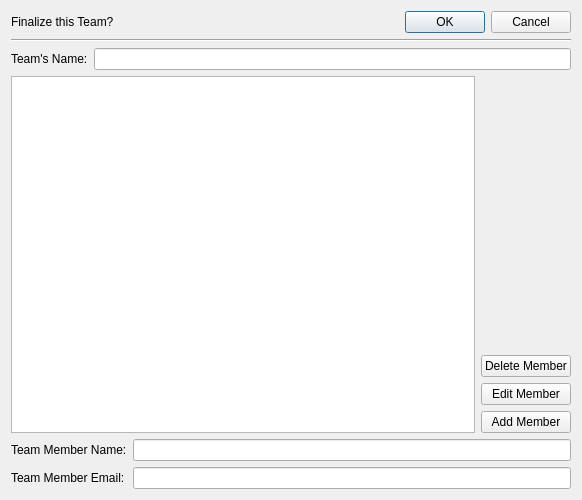
<?xml version="1.0" encoding="UTF-8"?>
<ui version="4.0">
 <class>Dialog</class>
 <widget class="QDialog" name="Dialog">
  <property name="geometry">
   <rect>
    <x>0</x>
    <y>0</y>
    <width>582</width>
    <height>500</height>
   </rect>
  </property>
  <property name="windowTitle">
   <string>Team Editor</string>
  </property>
  <layout class="QVBoxLayout" name="verticalLayout_2">
   <item>
    <layout class="QHBoxLayout" name="horizontalLayout">
     <item>
      <widget class="QLabel" name="finalize_team_label">
       <property name="text">
        <string>Finalize this Team?</string>
       </property>
      </widget>
     </item>
     <item>
      <widget class="QDialogButtonBox" name="buttonBox">
       <property name="orientation">
        <enum>Qt::Horizontal</enum>
       </property>
       <property name="standardButtons">
        <set>QDialogButtonBox::Cancel|QDialogButtonBox::Ok</set>
       </property>
      </widget>
     </item>
    </layout>
   </item>
   <item>
    <widget class="Line" name="line">
     <property name="orientation">
      <enum>Qt::Horizontal</enum>
     </property>
    </widget>
   </item>
   <item>
    <layout class="QHBoxLayout" name="horizontalLayout_3">
     <item>
      <widget class="QLabel" name="teams_name_label">
       <property name="text">
        <string>Team's Name:</string>
       </property>
      </widget>
     </item>
     <item>
      <widget class="QLineEdit" name="teams_name_line_edit"/>
     </item>
    </layout>
   </item>
   <item>
    <layout class="QHBoxLayout" name="horizontalLayout_2">
     <item>
      <widget class="QListWidget" name="team_list_widget"/>
     </item>
     <item>
      <layout class="QVBoxLayout" name="verticalLayout">
       <item>
        <spacer name="verticalSpacer">
         <property name="orientation">
          <enum>Qt::Vertical</enum>
         </property>
         <property name="sizeHint" stdset="0">
          <size>
           <width>20</width>
           <height>46</height>
          </size>
         </property>
        </spacer>
       </item>
       <item>
        <widget class="QPushButton" name="delete_member_button">
         <property name="text">
          <string>Delete Member</string>
         </property>
        </widget>
       </item>
       <item>
        <widget class="QPushButton" name="edit_member_button">
         <property name="text">
          <string>Edit Member</string>
         </property>
        </widget>
       </item>
       <item>
        <widget class="QPushButton" name="add_member_button">
         <property name="text">
          <string>Add Member</string>
         </property>
        </widget>
       </item>
      </layout>
     </item>
    </layout>
   </item>
   <item>
    <layout class="QFormLayout" name="formLayout">
     <property name="fieldGrowthPolicy">
      <enum>QFormLayout::ExpandingFieldsGrow</enum>
     </property>
     <item row="0" column="0">
      <widget class="QLabel" name="member_name_label">
       <property name="text">
        <string>Team Member Name:</string>
       </property>
      </widget>
     </item>
     <item row="0" column="1">
      <widget class="QLineEdit" name="member_name_line_edit"/>
     </item>
     <item row="1" column="0">
      <widget class="QLabel" name="member_email_label">
       <property name="text">
        <string>Team Member Email:</string>
       </property>
      </widget>
     </item>
     <item row="1" column="1">
      <widget class="QLineEdit" name="member_email_line_edit"/>
     </item>
    </layout>
   </item>
  </layout>
 </widget>
 <tabstops>
  <tabstop>member_name_line_edit</tabstop>
  <tabstop>member_email_line_edit</tabstop>
  <tabstop>add_member_button</tabstop>
  <tabstop>edit_member_button</tabstop>
  <tabstop>delete_member_button</tabstop>
  <tabstop>teams_name_line_edit</tabstop>
  <tabstop>team_list_widget</tabstop>
 </tabstops>
 <resources/>
 <connections>
  <connection>
   <sender>buttonBox</sender>
   <signal>accepted()</signal>
   <receiver>Dialog</receiver>
   <slot>accept()</slot>
   <hints>
    <hint type="sourcelabel">
     <x>248</x>
     <y>254</y>
    </hint>
    <hint type="destinationlabel">
     <x>157</x>
     <y>274</y>
    </hint>
   </hints>
  </connection>
  <connection>
   <sender>buttonBox</sender>
   <signal>rejected()</signal>
   <receiver>Dialog</receiver>
   <slot>reject()</slot>
   <hints>
    <hint type="sourcelabel">
     <x>316</x>
     <y>260</y>
    </hint>
    <hint type="destinationlabel">
     <x>286</x>
     <y>274</y>
    </hint>
   </hints>
  </connection>
 </connections>
</ui>
